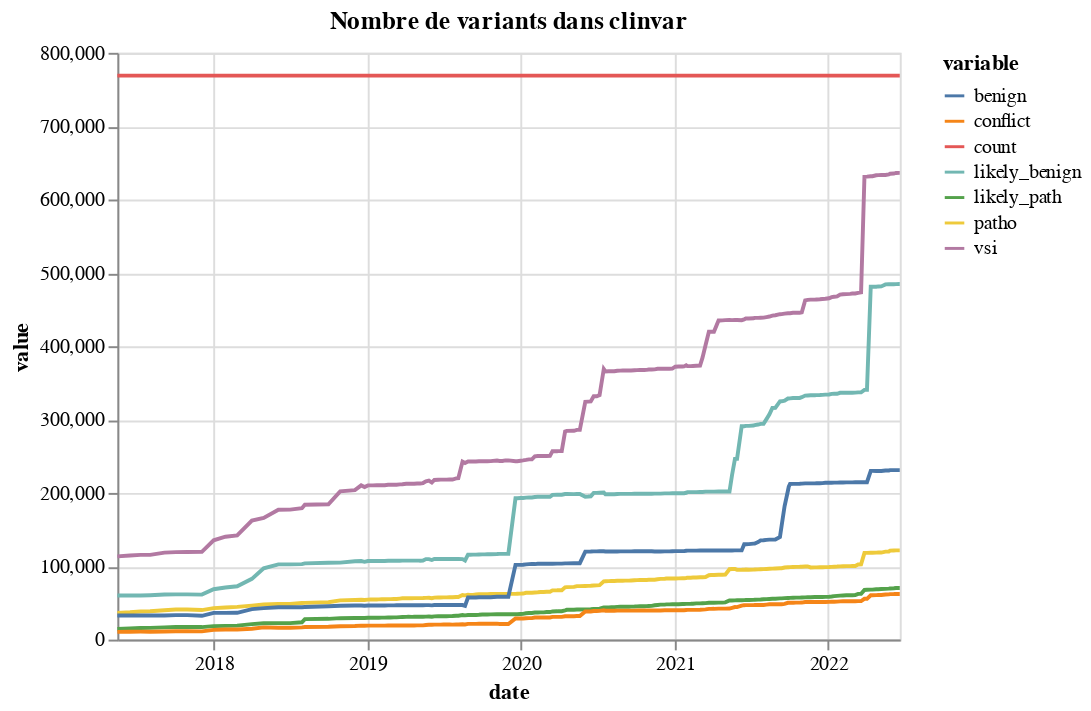

The notebook cell this image was saved under:
### Code cell
# On anti-pivot la table et on fait un dessin 
df = stat_df.melt(id_vars="date")
alt.Chart(df).mark_line().encode(x="date",y="value",color="variable").properties(title="Nombre de variants dans clinvar")

### Figure 1 — Vega-Lite specification as saved in the notebook (floating-point values rounded to 4 significant figures; data arrays with more than 128 entries replaced by an {"elided": "..."} marker saying what was removed)
{"config": {"view": {"continuousWidth": 400, "continuousHeight": 300}}, "data": {"name": "data-d57b70303824cf027f7e886b98fcb2f5"}, "mark": "line", "encoding": {"color": {"field": "variable", "type": "nominal"}, "x": {"field": "date", "type": "temporal"}, "y": {"field": "value", "type": "quantitative"}}, "title": "Nombre de variants dans clinvar", "$schema": "https://vega.github.io/schema/vega-lite/v4.17.0.json", "datasets": {"data-d57b70303824cf027f7e886b98fcb2f5": {"elided": "1442 records"}}}
